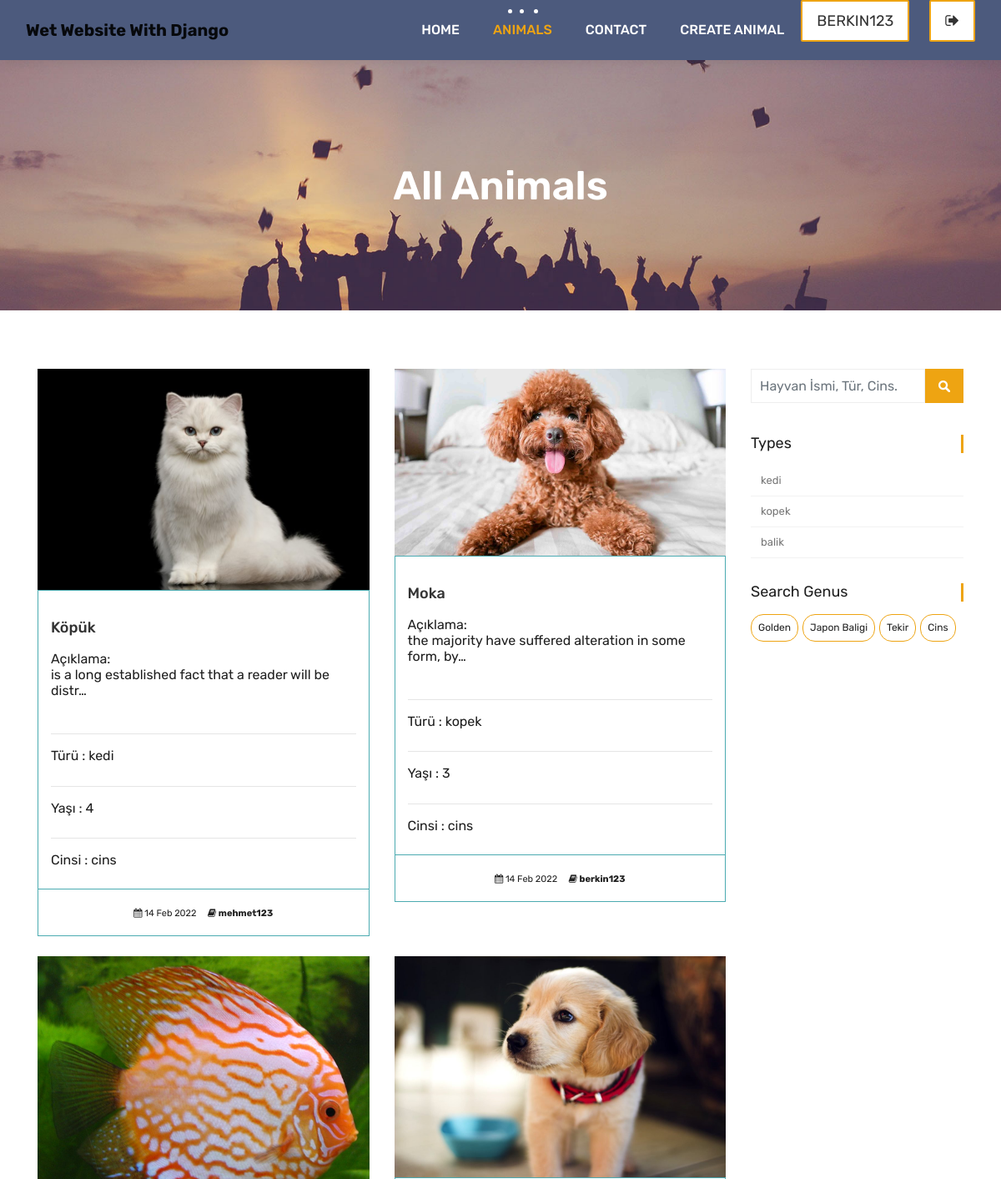
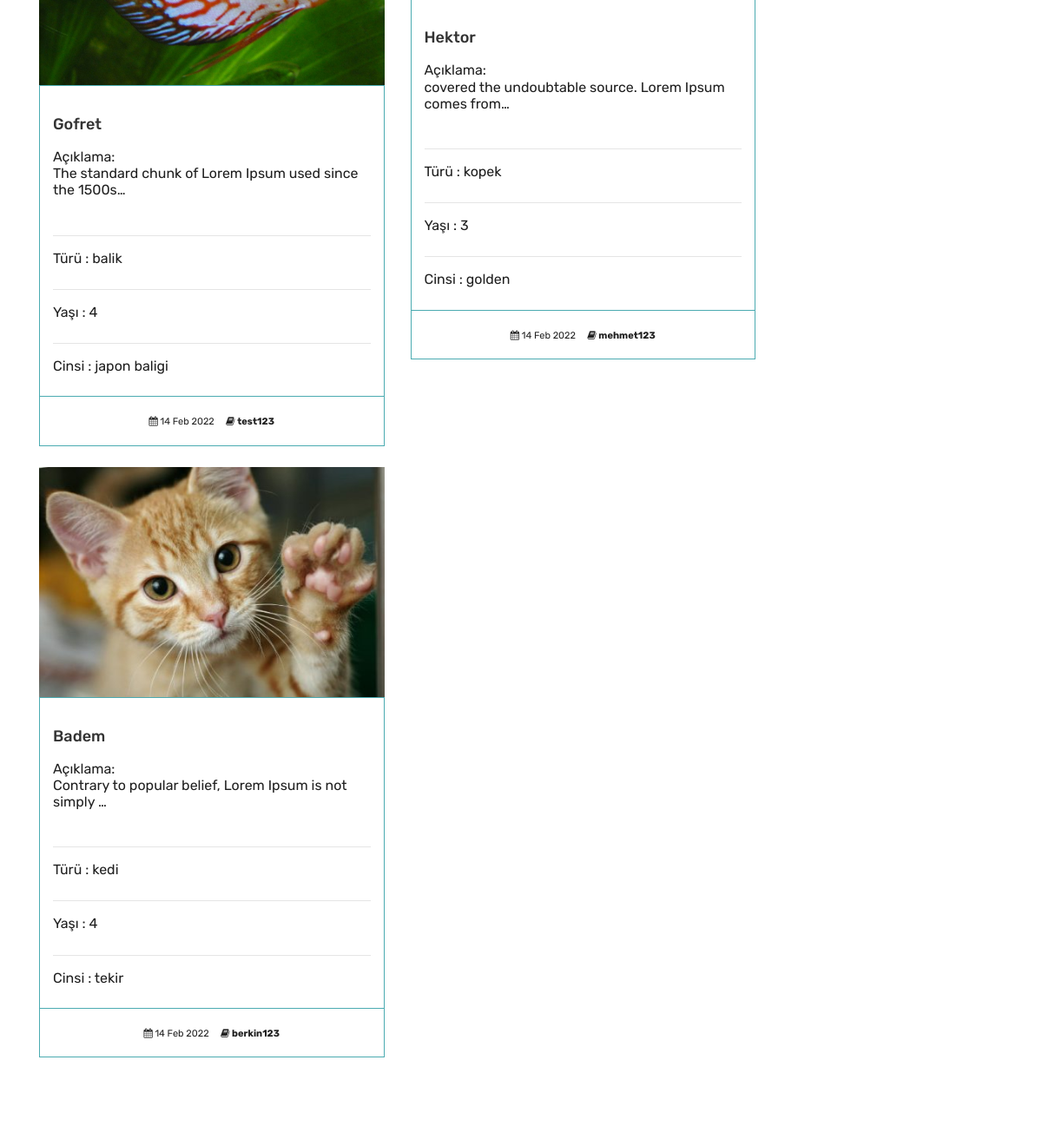
The page /animals/ (signed in) on the database its author committed (2 pictures, top to bottom).
### animals/models.py (models this page shows, shortened)
class Animal(models.Model):
    owner = models.ForeignKey(User, on_delete=models.CASCADE, related_name='owner')
    type = models.ForeignKey(Type,on_delete=models.DO_NOTHING, related_name='type')
    genus = models.ForeignKey(Genus,on_delete=models.DO_NOTHING, blank=True, null=True)
    followers = models.ManyToManyField(User, blank=True, related_name='animal_follower')
    name = models.CharField(max_length=50)
    age = models.IntegerField()
    available = models.BooleanField(default=True)
    description = models.TextField(blank=True)
    image = models.ImageField(upload_to="animal/%Y/%m/%d/")
    created = models.DateTimeField(auto_now=True)

class Type(models.Model):
    name = models.CharField(max_length=50, null=True)
    slug = models.SlugField(max_length=50, unique=True, null=True)
    def __str__(self):
        return self.name

class Genus(models.Model):
    name = models.CharField(max_length=50, null=True)
    slug = models.SlugField(max_length=50, unique=True, null=True)
    def __str__(self):
        return self.name

### animals/views.py (the view)
# urls.py: path('', views.animal_list, name = 'animals'),
def animal_list(request, type_slug=None, genus_slug=None):
    type_page = None
    genus_page = None
    types = Type.objects.all()
    genus = Genus.objects.all()
    if type_slug != None:
        type_page = get_object_or_404(Type, slug= type_slug)
        animals = Animal.objects.filter(available = True, type = type_page)
    elif genus_slug != None:
        genus_page = get_object_or_404(Genus, slug= genus_slug)
        animals = Animal.objects.filter(available = True, genus = genus_page)
    else:
        animals = Animal.objects.all().order_by('-created')
    context = {'animals':animals,'types':types,'genus':genus}
    return render(request,'animals.html',context)

### templates/animals.html
{% extends 'partials/_base.html'%}
{% load static %}
{% block content %}
<div class="all-title-box">
	<div class="container text-center">
		<h1>All Animals</h1>
	</div>
</div>
<div id="overviews" class="section wb">
	<div class="container">
		<div class="row">
			<div class="col-lg-9 blog-post-single">
				<div class="row">
					{% for animal in animals %}
					<div class="col-lg-6 col-md-6 col-12 mb-4">
						<div class="course-item">
							<div class="image-blog">
								{% if animal.image %}
								<a href="{% url 'animal_detail' animal.type.slug animal.id %}"><img  src="{{animal.image.url}}" alt="" class="img-fluid"></a>
								{% endif %}
							</div>
							<div class="course-br">
								<div class="course-title">
									<h2><a href="{% url 'animal_detail' animal.type.slug animal.id %}"
											title="">{{animal.name}} </a></h2>
								</div>
								<div class="course-desc">
									<h4> Açıklama: <p>{{animal.description | truncatechars:55}}</p></h4>
									<hr>
									<h4>Türü : {{animal.type}}</h4>
									<hr>
									<h4>Yaşı : {{animal.age}}</h4>
									<hr>
									<h4>Cinsi : {{animal.genus}}</h4>
								</div>
							</div>
							<div class="course-meta-bot">
								<ul>
									<li><i class="fa fa-calendar" aria-hidden="true"></i> {{animal.created|date:'d M Y'}}</li>
									<li><i class="fa fa-book" aria-hidden="true"></i> <a href="{% url 'user_detail' animal.owner.id %}"><strong>{{animal.owner}}</strong></a> </li>
								</ul>
							</div>
						</div>
					</div>
					{% endfor %}
				</div>
			</div>
			<div class="col-lg-3 col-12 right-single">
				<div class="widget-search">
					<div class="site-search-area">
						<form method="get" id="site-searchform" action="{% url 'search' %}">
							<div>
								<input class="input-text form-control" name="search" placeholder="Hayvan İsmi, Tür, Cins."
									type="text">
								<input id="searchsubmit" value="Search" type="submit">
							</div>
						</form>
					</div>
				</div>
				<div class="widget-categories">
					<h3 class="widget-title">Types</h3>
					<ul>
						{% for type in types %}
						<li><a href="{% url 'animals_by_type' type.slug %}">{{type.name}}</a></li>
						{% endfor %}
					</ul>
				</div>
				<div class="widget-tags">
					<h3 class="widget-title">Search Genus</h3>
					<ul class="tags">
						{% for genu in genus %}
						<li><a href="{% url 'animals_by_genus' genu.slug %}">
							{% if genu.slug in request.path %}
							<b>{{genu.name}}</b>
							{% else %}
							{{genu.name}}
						</a></li>
						{% endif %}
						{% endfor %}
					</ul>
				</div>
			</div>
		</div>
	</div>
</div>
{% endblock content %}

### templates/partials/_navbar.html (shortened to what this page needs)
{% load static %}
	<header class="top-navbar">
		<nav class="navbar navbar-expand-lg navbar-light bg-light">
			<div class="container-fluid">
				<a class="navbar-brand" href="{% url 'index' %}">
					<strong>Wet Website With Django</strong>
				</a>
				<div class="collapse navbar-collapse" id="navbars-host">
					<ul class="navbar-nav ml-auto">
						<li class="nav-item {% if '/' == request.path %} active {% endif %}"><a class="nav-link" href="{% url 'index' %}">Home</a></li>
                        <li class="nav-item {% if 'animals' in request.path %} active {% endif %}"><a class="nav-link" href="{% url 'animals' %}">Animals</a></li>
						<li class="nav-item {% if 'contact' in request.path %} active {% endif %}"><a class="nav-link" href="{% url 'contact' %}">Contact</a></li>
					</ul>
					<ul class="nav navbar-nav navbar-right">
						{% if user.is_authenticated %}
						<li class="nav-item {% if 'create_animal' in request.path %} active {% endif %}"><a class="nav-link" href="{% url 'create_animal' %}">Create Animal</a></li>
						<li><a class="hover-btn-new log orange mr-4" href="{% url 'dashboard' %}"><span>{{request.user.username}}</span></a></li>
						<li><a class="hover-btn-new log orange" href="javascript:{document.getElementById('logout').submit()}" ><span><i class="fa fa-sign-out"></i></span></a>
						</li>
						{% else %}
                        <li><a class="hover-btn-new log orange mr-2" href="{% url 'login' %}" ><span><i class="fa fa-sign-in"></i></span></a></li>
						<li><a class="hover-btn-new log orange" href="{% url 'register' %}" ><span><i class="fa fa-user-plus"></i></span></a></li>
						{% endif %}
					</ul>
				</div>
			</div>
		</nav>
	</header>

### rows shown on the page
Animal: image (picture), name "Köpük", description "is a long established fact that a reader will be distr…", type "kedi", age "4", genus "cins", created "14 Feb 2022", owner "mehmet123"
Animal: image (picture), name "Moka", description "the majority have suffered alteration in some form, by…", type "kopek", age "3", genus "cins", created "14 Feb 2022", owner "berkin123"
Animal: image (picture), name "Gofret", description "The standard chunk of Lorem Ipsum used since the 1500s…", type "balik", age "4", genus "japon baligi", created "14 Feb 2022", owner "test123"
Animal: image (picture), name "Hektor", description "covered the undoubtable source. Lorem Ipsum comes from…", type "kopek", age "3", genus "golden", created "14 Feb 2022", owner "mehmet123"
Animal: image (picture), name "Badem", description "Contrary to popular belief, Lorem Ipsum is not simply …", type "kedi", age "4", genus "tekir", created "14 Feb 2022", owner "berkin123"
Type: name "kedi"
Type: name "kopek"
Type: name "balik"
Genus: name "Golden"
Genus: name "Japon Baligi"
Genus: name "Tekir"
Genus: name "Cins"

### other values the page prints
{{ request.user.username }} "BERKIN123"
